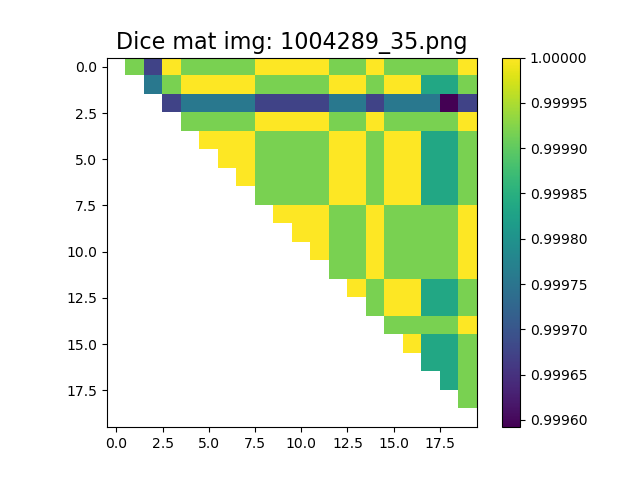
#> input picture data_saves/Figures/Dice_mat_figures/1004289_35.png, 640 x 480 px, found by its file name
$ python untitled1.py
#> lines starting #> are read from the running program, lines starting #| are printed output that depends on the picture; after the words box and inside, x2 and y2 are one past the last pixel; in counts of white or black regions, pixels touching at a corner belong together; long printed decimals are rounded
# -*- coding: utf-8 -*-
"""
Created on Fri Jun 21 16:31:00 2024

@author: willy
"""

#%% IMPORT

import numpy as np
import matplotlib.pyplot as plt
import cv2

#%% FUNCTIONS
#%%% Metrics
def dice(mask_automatic, mask_manual):
    TP_mask = np.multiply(mask_automatic, mask_manual)
    TP = TP_mask.sum()
    FP_mask = np.subtract(mask_automatic.astype(
        int), TP_mask.astype(int)).astype(bool)
    FP = FP_mask.sum()
    FN_mask = np.subtract(mask_manual.astype(
        int), TP_mask.astype(int)).astype(bool)
    FN = FN_mask.sum()

    if TP == 0 and FN == 0 and FP == 0:
        dice_ind = np.nan
    else:
        dice_ind = 2*TP/(2*TP+FP+FN)
    return dice_ind

#%%% Mask manipulation

def mask_splitter(mask):
    mask_C1 = np.copy(mask)
    mask_C2 = np.copy(mask)

    mask_C1[mask > 0.8] = 0
    mask_C1[mask_C1 > 0] = 1
    mask_C2[mask < 0.8] = 0
    mask_C2[mask_C2 > 0] = 1
    return mask_C1, mask_C2


#%% PATHS & OPEN IMG

path_2c = 'D:/DATASET_Tesi_marzo2024/Liver HE steatosis/DATASET_2classes/test/manual/1004289_35.png'
path_3c = 'D:/DATASET_Tesi_marzo2024/Liver HE steatosis/DATASET_3classes/test/manual/1004289_35.png'

mask_2c = cv2.imread(path_2c, cv2.IMREAD_GRAYSCALE).astype(bool)
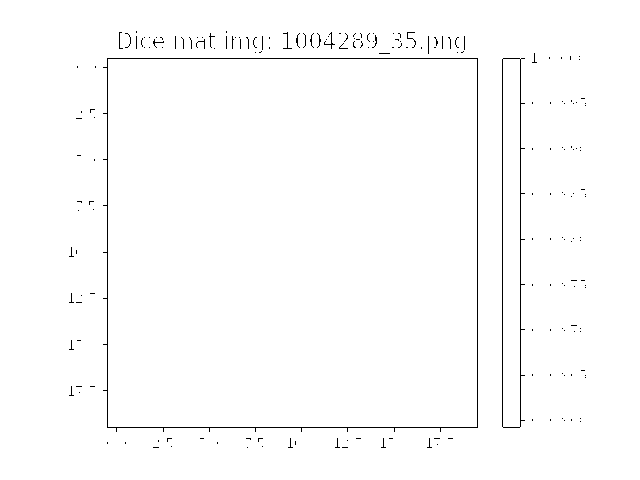
#> mask_2c: shape (480, 640) bool; 98.9% white; black in thin lines or dots, all inside (x1, y1, x2, y2) = (69, 31, 586, 448)
mask_3c = cv2.imread(path_3c, cv2.IMREAD_GRAYSCALE)/255
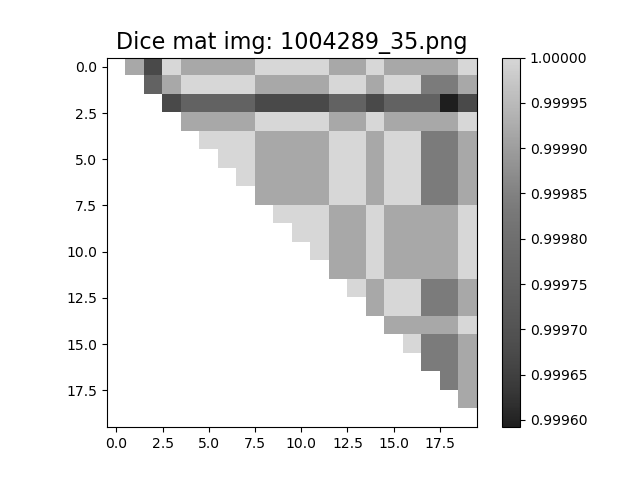
#> mask_3c: shape (480, 640) float64; min 0, max 1, mean 0.898
mask_3c_ext, mask_3c_int = mask_splitter(mask_3c)
#> in mask_splitter, `mask_C1[mask > 0.8] = 0`:
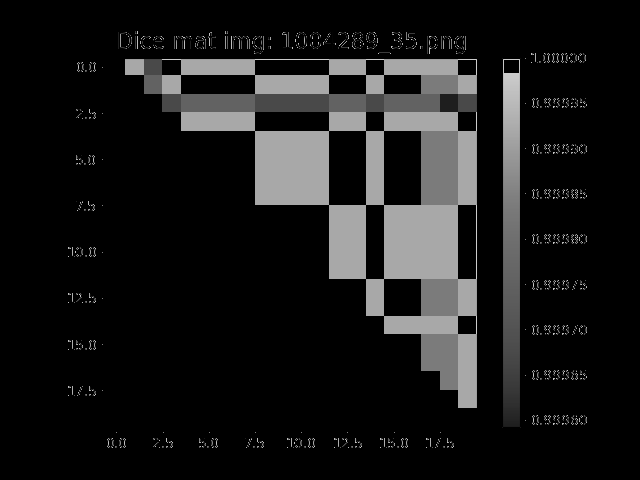
#> mask_C1: shape (480, 640) float64; min 0, max 0.8, mean 0.0958
#> in mask_splitter, `mask_C1[mask_C1 > 0] = 1`:
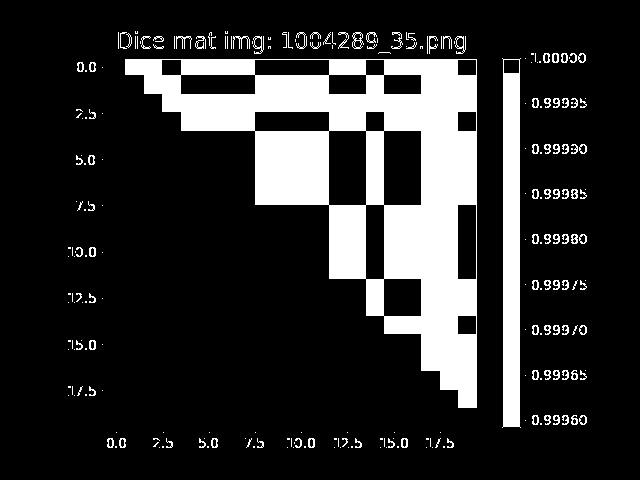
#> mask_C1: shape (480, 640) float64; values 0 (black) and 1 (white), 17.5% white; 245 white regions (141 under 20 px), largest, box (x1, y1, x2, y2) and area: (125, 59, 477, 408) 42861, (502, 58, 521, 428) 6065, (253, 36, 264, 54) 82
#> in mask_splitter, `mask_C2[mask_C2 > 0] = 1`:
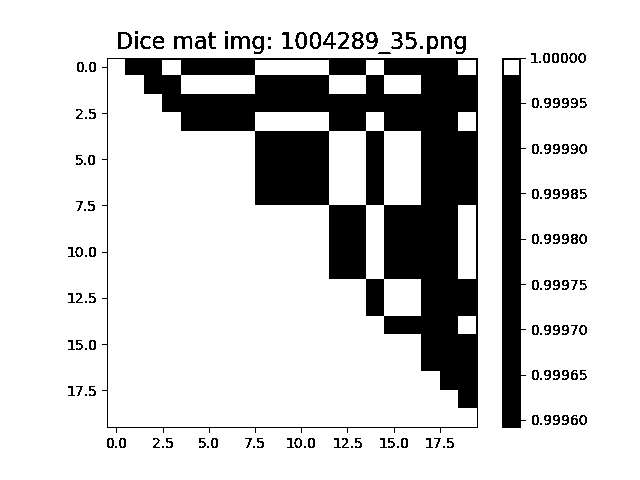
#> mask_C2: shape (480, 640) float64; values 0 (black) and 1 (white), 81.4% white; 149 black regions (30 under 20 px), largest, box (x1, y1, x2, y2) and area: (102, 58, 478, 433) 44419, (502, 58, 526, 428) 6850, (231, 36, 250, 49) 133
# mask_3c_ext = mask_3c_ext.astype(bool)
# mask_3c_int = mask_3c_int.astype(bool)

#%% DILATE LOOP

max_dice = dice(mask_2c,mask_3c_int.astype(bool))
#> in dice, `TP = TP_mask.sum()`: TP = 250064
#> in dice, `FP_mask = np.subtract(mask_automatic.astype( int), TP_mask.astype(int)..`: FP_mask: shape (480, 640) bool; 17.5% white; 251 white regions (150 under 20 px), largest, box (x1, y1, x2, y2) and area: (125, 59, 477, 408) 42861, (502, 58, 521, 428) 6035, (253, 36, 264, 54) 82
#> in dice, `FP = FP_mask.sum()`: FP = 53745
#> in dice, `FN_mask = np.subtract(mask_manual.astype( int), TP_mask.astype(int)).a..`: FN_mask: shape (480, 640) bool; every value is 0
#> in dice, `FN = FN_mask.sum()`: FN = 0
#> in dice, `dice_ind = 2*TP/(2*TP+FP+FN)`: dice_ind = 0.903
#> max_dice = 0.903
for i in range(5):
    kernel = np.ones((i,i),np.uint8)
    mask_3c_int_dil = cv2.dilate(mask_3c_int,kernel).astype(bool)
    dice_i = dice(mask_3c_int_dil,mask_2c)
    if dice_i > max_dice:
        max_dice = dice_i
        print("Se raggio è " + str(i) + " dice è " + str(dice_i))
#> this loop made 5 passes
#> (TP in dice, FP in dice, FN in dice, dice_ind in dice, dice_i, max_dice) on passes 1, 5: (257833, 3156, 45976, 0.913, 0.913, 0.913), (259708, 3390, 44101, 0.916, 0.916, 0.916)
#> (TP in dice, FP in dice, FN in dice, dice_ind in dice, dice_i) on passes 2 to 4: (250064, 0, 53745, 0.903, 0.903), (254669, 2095, 49140, 0.909, 0.909), (257833, 3156, 45976, 0.913, 0.913)
#| Se raggio è 0 dice è 0.913
#| Se raggio è 4 dice è 0.9162
#> pass 1, in dice (call 2), `TP_mask = np.multiply(mask_automatic, mask_manual)`:
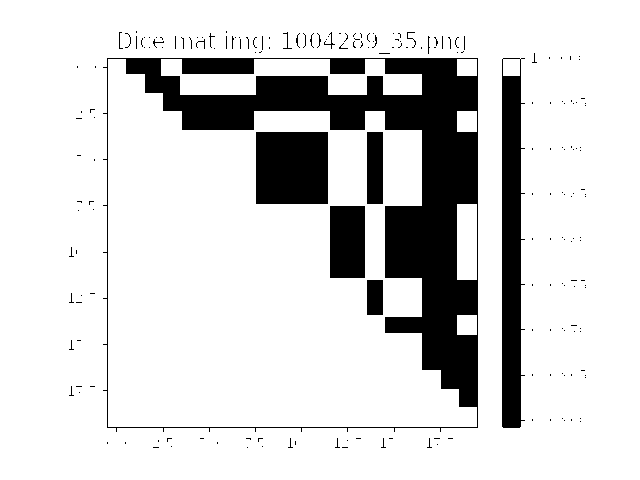
#> TP_mask: shape (480, 640) bool; 83.9% white; 202 black regions (187 under 20 px), largest, box (x1, y1, x2, y2) and area: (103, 58, 478, 432) 32129, (502, 58, 525, 428) 6773, (256, 132, 328, 204) 5184
#> after the loop:
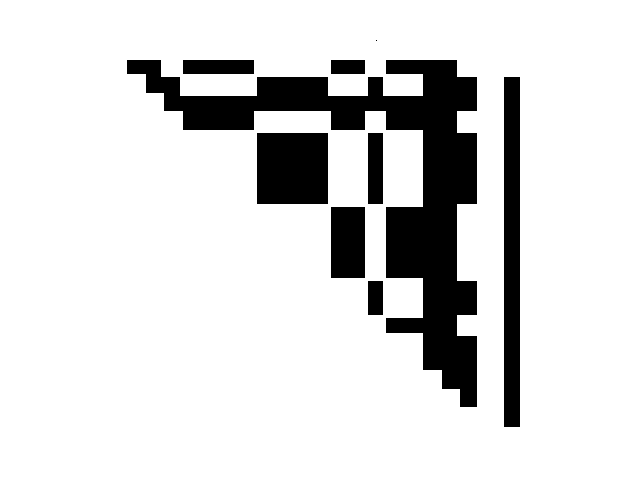
#> mask_3c_int_dil: shape (480, 640) bool; 85.6% white; 9 black regions (1 under 20 px), largest, box (x1, y1, x2, y2) and area: (127, 60, 477, 407) 28001, (504, 77, 520, 427) 5600, (257, 133, 328, 204) 5041
#> after the loop, max_dice = 0.916

$ run again, with data_saves/Figures/Dice_mat_figures/1004307_78.png copied over data_saves/Figures/Dice_mat_figures/1004289_35.png
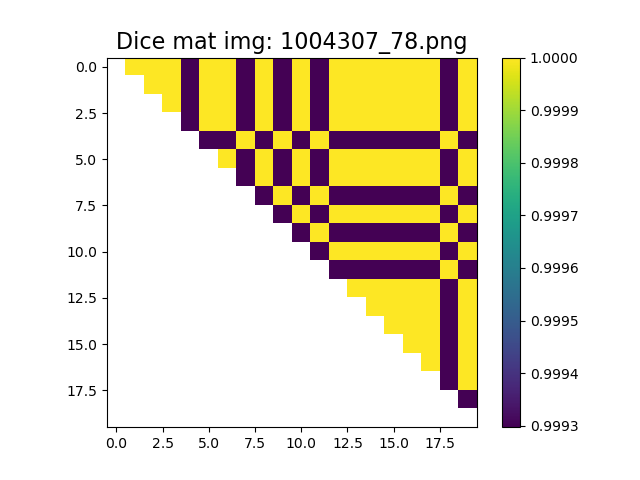
#> input picture data_saves/Figures/Dice_mat_figures/1004307_78.png, 640 x 480 px, found by its file name
#> mask_2c: shape (480, 640) bool; 98.9% white; black in thin lines or dots, all inside (x1, y1, x2, y2) = (69, 31, 577, 448)
#> in mask_splitter, `mask_C1[mask_C1 > 0] = 1`:
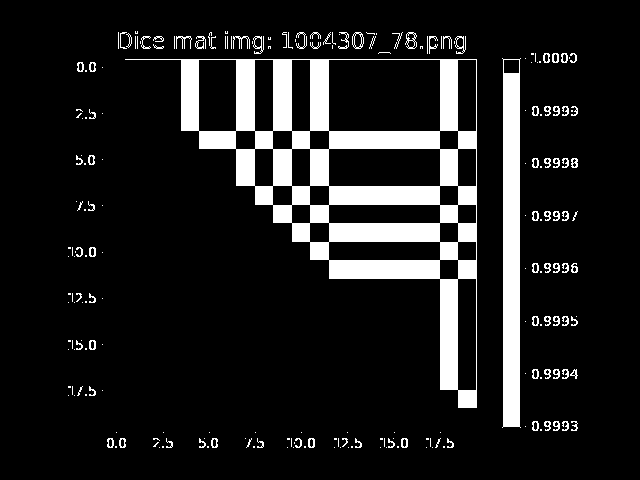
#> mask_C1: shape (480, 640) float64; values 0 (black) and 1 (white), 11.9% white; 223 white regions (133 under 20 px), largest, box (x1, y1, x2, y2) and area: (125, 59, 477, 408) 26089, (502, 58, 521, 428) 6065, (405, 32, 417, 49) 82
#> TP_mask: shape (480, 640) bool; 87.1% white; 134 black regions (29 under 20 px), largest, box (x1, y1, x2, y2) and area: (102, 58, 478, 433) 27647, (502, 58, 526, 428) 6845, (231, 36, 250, 49) 133
#> TP = 267461
#> FP_mask: shape (480, 640) bool; 11.9% white; 224 white regions (134 under 20 px), largest, box (x1, y1, x2, y2) and area: (125, 59, 477, 408) 26089, (502, 58, 521, 428) 6035, (253, 36, 264, 54) 82
#> FP = 36406
#> FN_mask: shape (480, 640) bool; every value is 0
#> FN = 0
#> dice_ind = 0.936
#> the loop `for i in range(5):` made 5 passes
#> (TP in dice, FP in dice, FN in dice, dice_ind in dice, dice_i, max_dice) on passes 1, 5: (275899, 3092, 27968, 0.947, 0.947, 0.947), (278065, 3333, 25802, 0.95, 0.95, 0.95)
#> (printed output is left out)
#> after the loop `for i in range(5):`:
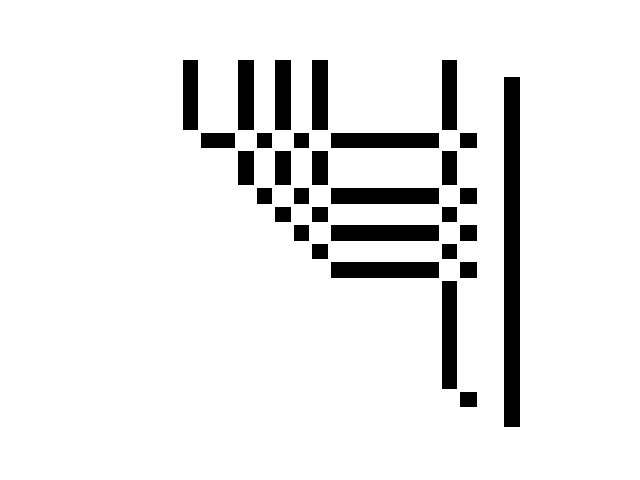
#> mask_3c_int_dil: shape (480, 640) bool; 91.6% white; 31 black regions, largest, box (x1, y1, x2, y2) and area: (504, 77, 520, 427) 5600, (331, 188, 439, 204) 1728, (331, 225, 439, 241) 1728
#> after the loop `for i in range(5):`: max_dice = 0.95
